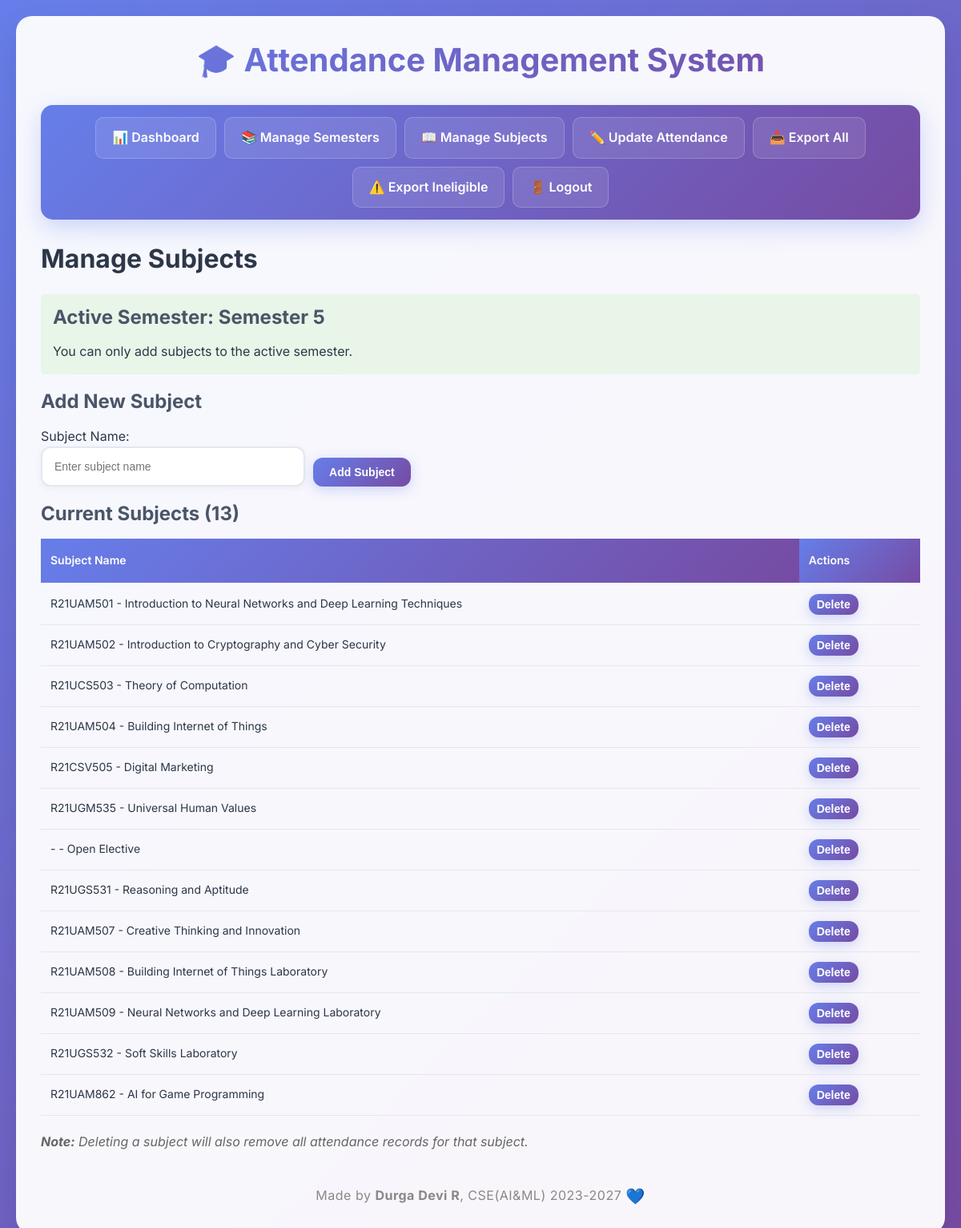
Page /attendance/subjects (signed in) on the committed database.
### models/models.py (models this page shows)
class Semester(db.Model):
    id = db.Column(db.Integer, primary_key=True)
    name = db.Column(db.String(100), nullable=False)  # e.g., "Semester 1", "Semester 2"
    batch_id = db.Column(db.Integer, db.ForeignKey('batch.id'), nullable=False)
    is_active = db.Column(db.Boolean, default=True)  # to mark current semester
    subjects = db.relationship('Subject', backref='semester', lazy=True)

class Subject(db.Model):
    id = db.Column(db.Integer, primary_key=True)
    name = db.Column(db.String(100), nullable=False)
    semester_id = db.Column(db.Integer, db.ForeignKey('semester.id'), nullable=False)
    attendances = db.relationship('Attendance', backref='subject', lazy=True)

### attendance/routes.py (the view)
    def wrapped_view(**kwargs):
        if 'advisor_id' not in session:
            return redirect(url_for('auth.login'))
        return view(**kwargs)

### attendance/routes.py (called while the page is built, shortened)
def login_required(view):
    def wrapped_view(**kwargs):
        if 'advisor_id' not in session:
            return redirect(url_for('auth.login'))
        return view(**kwargs)
    wrapped_view.__name__ = view.__name__
    return wrapped_view

@attendance_bp.route('/subjects', methods=['GET', 'POST'])
@login_required
def manage_subjects():
    advisor = Advisor.query.get(session['advisor_id'])
    active_semester = Semester.query.filter_by(batch_id=advisor.batch_id, is_active=True).first()
    if not active_semester:
        flash('Please create and activate a semester first!', 'warning')
        return redirect(url_for('attendance.manage_semesters'))
    subjects = Subject.query.filter_by(semester_id=active_semester.id).all()
    return render_template('manage_subjects.html', subjects=subjects, active_semester=active_semester)

### templates/manage_subjects.html (shortened to what this page needs)
{% extends "base.html" %}
{% block content %}
<h2>Manage Subjects</h2>
{% if active_semester %}
<div style="background-color: #e8f5e8; padding: 15px; border-radius: 5px; margin-bottom: 20px;">
    <h3>Active Semester: {{ active_semester.name }}</h3>
    <p>You can only add subjects to the active semester.</p>
</div>
<div style="margin-bottom: 20px;">
    <h3>Add New Subject</h3>
    <form method="POST" style="display: flex; gap: 10px; align-items: end;">
        <div class="form-group">
            <label for="subject_name">Subject Name:</label>
            <input type="text" name="subject_name" id="subject_name" required placeholder="Enter subject name">
        </div>
        <input type="submit" value="Add Subject" style="background-color: #44aa44; color: white; border: none; padding: 10px 20px; cursor: pointer;">
    </form>
</div>
{% if subjects %}
<h3>Current Subjects ({{ subjects|length }})</h3>
<table>
    <thead>
        <tr>
            <th>Subject Name</th>
            <th>Actions</th>
        </tr>
    </thead>
    <tbody>
        {% for subject in subjects %}
        <tr>
            <td>{{ subject.name }}</td>
            <td>
                <form method="POST" style="display: inline;">
                    <input type="submit" value="Delete" style="background-color: #ff4444; color: white; border: none; padding: 5px 10px; cursor: pointer;"
                           onclick="return confirm('Are you sure you want to delete this subject? This will also delete all attendance records for this subject.')">
                </form>
            </td>
        </tr>
        {% endfor %}
    </tbody>
</table>
<p style="margin-top: 20px; font-style: italic; color: #666;">
    <strong>Note:</strong> Deleting a subject will also remove all attendance records for that subject.
</p>
{% else %}
<p style="color: #666; font-style: italic;">No subjects added yet for this semester. Add your first subject above.</p>
{% endif %}
{% else %}
<div style="background-color: #fff3cd; padding: 15px; border-radius: 5px; margin-bottom: 20px;">
    <h3>⚠️ No Active Semester</h3>
    <p>Please <a href="{{ url_for('attendance.manage_semesters') }}">create and activate a semester</a> first to add subjects.</p>
</div>
{% endif %}
{% endblock %}

### templates/base.html (shortened to what this page needs)
<!DOCTYPE html>
<html lang="en">
<head>
    <link rel="stylesheet" href="{{ url_for('static', filename='style.css') }}">
</head>
<body{% block body_class %}{% endblock %}>
    <div class="container">
        <h1>🎓 Attendance Management System</h1>
        {% if session.advisor_id %}
            <nav>
                <a href="{{ url_for('attendance.dashboard') }}">📊 Dashboard</a>
                <a href="{{ url_for('attendance.manage_semesters') }}">📚 Manage Semesters</a>
                <a href="{{ url_for('attendance.manage_subjects') }}">📖 Manage Subjects</a>
                <a href="{{ url_for('attendance.update_attendance') }}">✏️ Update Attendance</a>
                <a href="{{ url_for('attendance.export_all') }}">📥 Export All</a>
                <a href="{{ url_for('attendance.export_ineligible') }}">⚠️ Export Ineligible</a>
                <a href="{{ url_for('auth.logout') }}">🚪 Logout</a>
            </nav>
        {% endif %}
        {% block content %}{% endblock %}
        {% if not is_login_page %}
        <div style="margin-top: 40px; text-align: center; color: #888; font-size: 1rem; letter-spacing: 0.5px;">
            Made by <strong>Durga Devi R</strong>, CSE(AI&amp;ML) 2023-2027 <span style="font-size:1.2em; vertical-align:middle;">💙</span>
        </div>
        {% endif %}
    </div>
</body>
</html>

### static/style.css (style rules this page uses)
* { margin: 0; padding: 0; box-sizing: border-box; }
body { font-family: 'Inter', -apple-system, BlinkMacSystemFont, 'Segoe UI', Roboto, Oxygen, Ubuntu, Cantarell, sans-serif; background: linear-gradient(135deg, #667eea 0%, #764ba2 100%); color: #2d3748; line-height: 1.6; min-height: 100vh; padding: 20px; }
.container { max-width: 1400px; margin: 0 auto; background: rgba(255, 255, 255, 0.95); backdrop-filter: blur(10px); border-radius: 20px; box-shadow: 0 20px 40px rgba(0, 0, 0, 0.1); padding: 30px; min-height: calc(100vh - 40px); border: 1px solid rgba(255, 255, 255, 0.2); }
h1, h2, h3, h4, h5, h6 { font-weight: 700; line-height: 1.2; margin-bottom: 1rem; }
h1 { font-size: 2.5rem; background: linear-gradient(135deg, #667eea, #764ba2); -webkit-background-clip: text; -webkit-text-fill-color: transparent; background-clip: text; text-align: center; margin-bottom: 2rem; }
h2 { font-size: 2rem; color: #2d3748; margin-bottom: 1.5rem; }
h3 { font-size: 1.5rem; color: #4a5568; margin-bottom: 1rem; }
nav { background: linear-gradient(135deg, #667eea, #764ba2); padding: 15px 20px; border-radius: 15px; margin-bottom: 30px; box-shadow: 0 10px 30px rgba(102, 126, 234, 0.3); display: flex; flex-wrap: wrap; gap: 10px; justify-content: center; }
nav a { display: inline-block; padding: 12px 20px; text-decoration: none; color: white; border-radius: 10px; font-weight: 600; transition: all 0.3s ease; background: rgba(255, 255, 255, 0.1); backdrop-filter: blur(10px); border: 1px solid rgba(255, 255, 255, 0.2); }
button:not(.login-button), input[type="submit"]:not(.login-button), .btn { background: linear-gradient(135deg, #667eea, #764ba2); border: none; color: white; padding: 12px 24px; border-radius: 12px; cursor: pointer; font-weight: 600; font-size: 14px; transition: all 0.3s ease; box-shadow: 0 4px 15px rgba(102, 126, 234, 0.3); }
input[type="text"], input[type="number"], input[type="password"], select { width: 100%; padding: 15px; border: 2px solid #e2e8f0; border-radius: 12px; font-size: 14px; transition: all 0.3s ease; background: white; box-shadow: 0 2px 10px rgba(0, 0, 0, 0.05); }
table { width: 100%; border-collapse: collapse; font-size: 14px; }
table thead { background: linear-gradient(135deg, #667eea, #764ba2); color: white; }
table th { background: linear-gradient(135deg, #667eea, #764ba2) !important; color: #fff !important; font-weight: 700; text-align: center; }
table th { padding: 16px 12px; text-align: left; font-weight: 600; font-size: 14px; border-bottom: 2px solid rgba(255, 255, 255, 0.1); position: sticky; top: 0; z-index: 10; }
table td { padding: 12px; border-bottom: 1px solid #e2e8f0; vertical-align: middle; }
.container { animation: fadeIn 0.6s ease-out; }
table th, table td { box-sizing: border-box; }

### rows in the picture
Semester: name "Semester 5"
Subject: name "R21UAM501 - Introduction to Neural Networks and Deep Learning Techniques"
Subject: name "R21UAM502 - Introduction to Cryptography and Cyber Security"
Subject: name "R21UCS503 - Theory of Computation"
Subject: name "R21UAM504 - Building Internet of Things"
Subject: name "R21CSV505 - Digital Marketing"
Subject: name "R21UGM535 - Universal Human Values"
Subject: name "- - Open Elective"
Subject: name "R21UGS531 - Reasoning and Aptitude"
Subject: name "R21UAM507 - Creative Thinking and Innovation"
Subject: name "R21UAM508 - Building Internet of Things Laboratory"
Subject: name "R21UAM509 - Neural Networks and Deep Learning Laboratory"
Subject: name "R21UGS532 - Soft Skills Laboratory"
Subject: name "R21UAM862 - AI for Game Programming"

### other values in the picture
{{ subjects|length }} "13"
